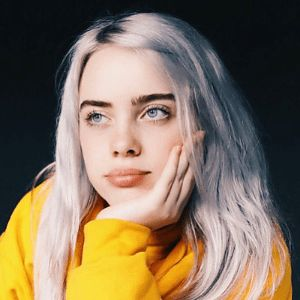
#> input picture imagen_reto_convolusiones_filtrado.jpg, 300 x 300 px
$ jupyter execute Convolusiones-para-Filtrado.ipynb
#> lines starting #> are read from the running program, lines starting #| are printed output that depends on the picture
- Cargar imagen y librerías

[cell 1]
import cv2
import numpy as np
from google.colab.patches import cv2_imshow

imagen = cv2.imread('imagen_reto_convolusiones_filtrado.jpg', cv2.IMREAD_COLOR)
#> imagen is the input picture: shape (300, 300, 3); mean B, G, R 92.8, 113.7, 130.8

cv2_imshow(imagen)

- Función para agregar ruido Salt&Pepper

[cell 2]
def salt_pepper(imagen, prob):
#> called with prob = 0.1
  ruido = imagen.copy()
  ruido = cv2.cvtColor(ruido, cv2.COLOR_BGR2GRAY)
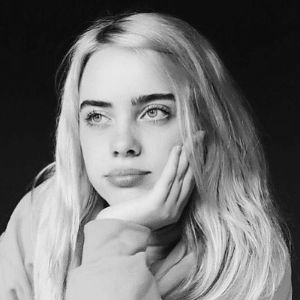
#> ruido: shape (300, 300); min 1, max 243, mean 116.4

  rand = np.random.rand(*imagen.shape[:2])
  ruido[rand < prob/2] = 0
  ruido[rand > 1 - prob/2] = 255
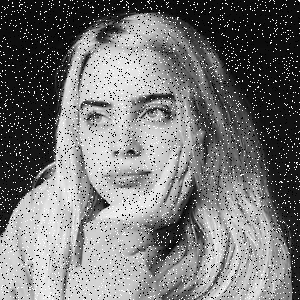
#> ruido: shape (300, 300); min 0, max 255, mean 117.6

  return ruido

imagen_ruido = salt_pepper(imagen, 0.1)

cv2_imshow(imagen_ruido)

- Diccionario de kernels

[cell 3]
import numpy as np

kernels = {
  "media": np.ones((3,3), dtype=np.float32) / 9,

  "media5": np.ones((5,5), dtype=np.float32) / 25,

  "gaussiano": np.array([
      [1, 2,  1],
      [2, 4,  2],
      [1, 2,  1]
  ], dtype=np.float32) / 16,

  "gaussiano5": np.array([
      [1, 4,  6,  4,  1],
      [4, 16, 24, 16, 4],
      [6, 24, 36, 24, 6],
      [4, 16, 24, 16, 4],
      [1, 4,  6,  4,  1]
  ], dtype=np.float32) / 256,

  "box_pesado": np.array([
      [1, 1,  1],
      [1, 2,  1],
      [1, 1, 1]
  ], dtype=np.float32) / 10
}

- Función para hacer convolusion con un kernel específico y comparar con la función de OpenCV

[cell 4]
import numpy as np

def convolucion(imagen, kernel):
    alto, ancho = imagen.shape
#> alto = 300; ancho = 300
    k = kernel.shape[0] // 2

    salida = np.zeros_like(imagen, dtype=np.float32)

    for y in range(k, alto - k):
        for x in range(k, ancho - k):

            suma = 0.0
            for i in range(-k, k + 1):
                for j in range(-k, k + 1):
                    suma += imagen[y + i, x + j] * kernel[i + k, j + k]

            salida[y, x] = suma
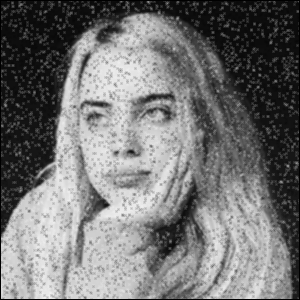
#> salida: shape (300, 300) float32; min 0, max 240, mean 116.6

    return salida

kernel = kernels["box_pesado"]
img_convolusionada = convolucion(imagen_ruido, kernel)
img_convolusionada = np.clip(img_convolusionada, 0, 255).astype(np.uint8)
print("Sin OpenCV")
cv2_imshow(img_convolusionada)

comparar_funcion = cv2.filter2D(imagen_ruido, -1, kernel)
print("Con OpenCV")
cv2_imshow(comparar_funcion)

- Funciones propias de OpenCV

[cell 5]
img_media = cv2.blur(imagen_ruido, (3,3))
cv2_imshow(img_media)

img_media5 = cv2.medianBlur(imagen_ruido, 5)
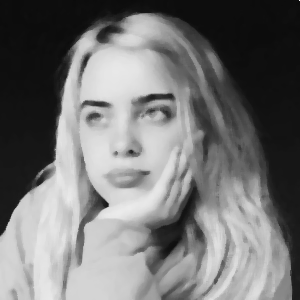
#> img_media5: shape (300, 300); min 11, max 255, mean 116.8
cv2_imshow(img_media5)

img_gaussiano = cv2.GaussianBlur(imagen_ruido, (3,3), 0)
cv2_imshow(img_gaussiano)

img_gaussiano5 = cv2.GaussianBlur(imagen_ruido, (5,5), 0)
cv2_imshow(img_gaussiano5)
